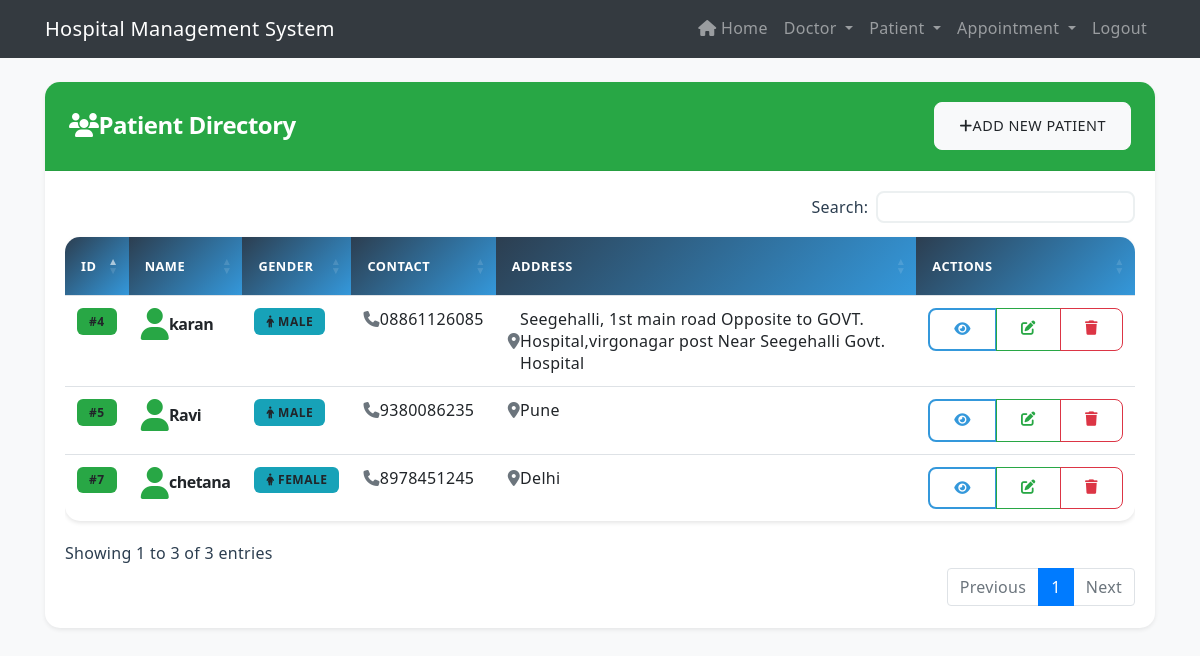
Page /view_patient/ (signed in) on the committed database.
### hospital/models.py (models this page shows, shortened)
class Patient(models.Model):
    name = models.CharField(max_length=50)
    gender= models.CharField(max_length=10)
    mobile= models.CharField(null=True)
    address= models.CharField(max_length=100)

### hospital/views.py (the view)
# urls.py: path('view_patient/', View_Patient, name='view_patient'),
def View_Patient(request):
    if not request.user.is_staff:
        return redirect('login')
    pat = Patient.objects.all()
    d = {'pat':pat}
    return render(request, 'view_patient.html', d)

### hospital/templates/view_patient.html (shortened to what this page needs)
{% extends 'nav_bar.html' %}
{% load static %}
{% block body %}
<div class="container py-4">
    <div class="card shadow-sm">
        <div class="card-header bg-success text-white d-flex justify-content-between align-items-center">
            <h4 class="mb-0"><i class="fas fa-users me-2"></i>Patient Directory</h4>
            <a href="{% url 'add_patient' %}" class="btn btn-light btn-sm">
                <i class="fas fa-plus me-2"></i>Add New Patient
            </a>
        </div>
        <div class="card-body">
            <div class="table-responsive">
                <table class="table table-hover" id="example">
                    <thead>
                        <tr>
                            <th>ID</th>
                            <th>Name</th>
                            <th>Gender</th>
                            <th>Contact</th>
                            <th>Address</th>
                            <th>Actions</th>
                        </tr>
                    </thead>
                    <tbody>
                        {% for i in pat %}
                        <tr>
                            <td>
                                <span class="badge bg-success">#{{ i.id }}</span>
                            </td>
                            <td>
                                <div class="d-flex align-items-center">
                                    <div class="avatar-sm me-2">
                                        <i class="fas fa-user fa-2x text-success"></i>
                                    </div>
                                    <div>
                                        <h6 class="mb-0">{{ i.name }}</h6>
                                    </div>
                                </div>
                            </td>
                            <td>
                                <span class="badge bg-info">
                                    <i class="fas fa-{{ i.gender|lower }} me-1"></i>
                                    {{ i.gender }}
                                </span>
                            </td>
                            <td>
                                <div class="d-flex align-items-center">
                                    <i class="fas fa-phone text-muted me-2"></i>
                                    {{ i.mobile }}
                                </div>
                            </td>
                            <td>
                                <div class="d-flex align-items-center">
                                    <i class="fas fa-map-marker-alt text-muted me-2"></i>
                                    {{ i.address }}
                                </div>
                            </td>
                            <td>
                                <div class="btn-group">
                                    <a href="#" class="btn btn-sm btn-outline-primary" title="View Details">
                                        <i class="fas fa-eye"></i>
                                    </a>
                                    <a href="#" class="btn btn-sm btn-outline-success" title="Edit">
                                        <i class="fas fa-edit"></i>
                                    </a>
                                    <a href="{% url 'delete_patient' i.id %}"
                                       onclick="return confirm('Are you sure you want to delete this patient?')"
                                       class="btn btn-sm btn-outline-danger" title="Delete">
                                        <i class="fas fa-trash"></i>
                                    </a>
                                </div>
                            </td>
                        </tr>
                        {% endfor %}
                    </tbody>
                </table>
            </div>
        </div>
    </div>
</div>
{% endblock %}

### hospital/static/css/style.css (style rules this page uses)
:root { --primary-color: #2c3e50; --secondary-color: #3498db; --accent-color: #e74c3c; --success-color: #2ecc71; --warning-color: #f1c40f; --danger-color: #e74c3c; --light-color: #ecf0f1; --dark-color: #2c3e50; --gray-color: #95a5a6; --white-color: #ffffff; --gradient-primary: linear-gradient(135deg, var(--primary-color), var(--secondary-color)); --gradient-success: linear-gradient(135deg, #27ae60, var(--success-color)); --gradient-warning: linear-gradient(135deg, #f39c12, var(--warning-color)); --gradient-danger: linear-gradient(135deg, #c0392b, var(--danger-color)); --box-shadow-sm: 0 2px 4px rgba(0,0,0,0.1); --box-shadow-md: 0 4px 6px rgba(0,0,0,0.1); --box-shadow-lg: 0 10px 15px rgba(0,0,0,0.1); --transition-base: all 0.3s ease; }
body { font-family: 'Segoe UI', Tahoma, Geneva, Verdana, sans-serif; line-height: 1.6; color: var(--dark-color); background-color: #f8f9fa; letter-spacing: 0.3px; }
h1, h2, h3, h4, h5, h6 { font-weight: 600; letter-spacing: -0.5px; margin-bottom: 1rem; }
.card { border: none; border-radius: 15px; box-shadow: var(--box-shadow-sm); transition: var(--transition-base); background: var(--white-color); overflow: hidden; }
.card-header { background: var(--white-color); border-bottom: 1px solid rgba(0,0,0,0.05); padding: 1.25rem 1.5rem; }
.table { background-color: var(--white-color); border-radius: 15px; overflow: hidden; margin-bottom: 0; box-shadow: var(--box-shadow-sm); }
.table thead th { background: var(--gradient-primary); color: var(--white-color); border: none; padding: 1.25rem 1rem; font-weight: 600; text-transform: uppercase; font-size: 0.8rem; letter-spacing: 0.5px; }
.table-hover tbody tr { transition: var(--transition-base); }
.btn { padding: 0.75rem 1.5rem; border-radius: 8px; font-weight: 500; transition: var(--transition-base); text-transform: uppercase; letter-spacing: 0.5px; font-size: 0.9rem; }
.btn-outline-primary { border: 2px solid var(--secondary-color); color: var(--secondary-color); }
.badge { padding: 0.6em 1em; font-weight: 600; border-radius: 6px; text-transform: uppercase; letter-spacing: 0.5px; font-size: 0.75rem; }

### rows in the picture
Patient: id "4", name "karan", gender "MALE", mobile "08861126085", address "Seegehalli, 1st main road Opposite to GOVT. Hospital,virgonagar post Near Seegehalli Govt. Hospital"
Patient: id "5", name "Ravi", gender "MALE", mobile "9380086235", address "Pune"
Patient: id "7", name "chetana", gender "FEMALE", mobile "8978451245", address "Delhi"
